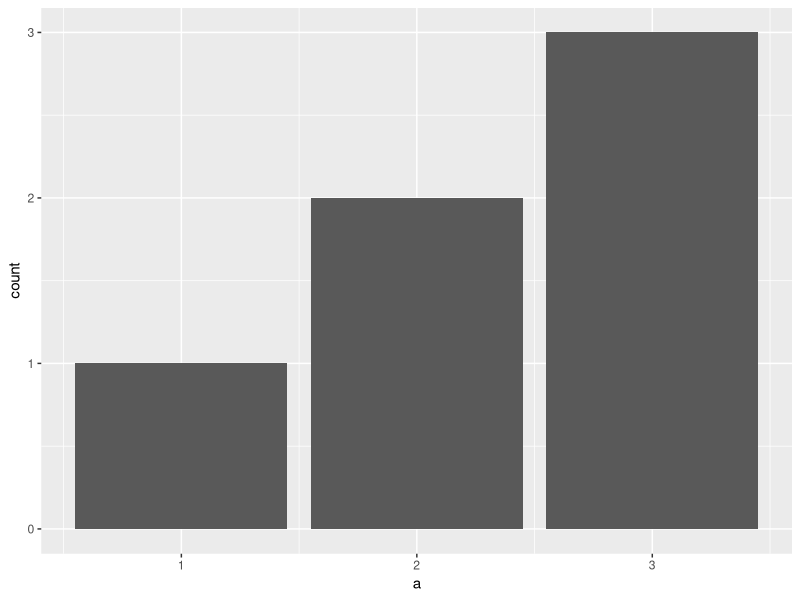
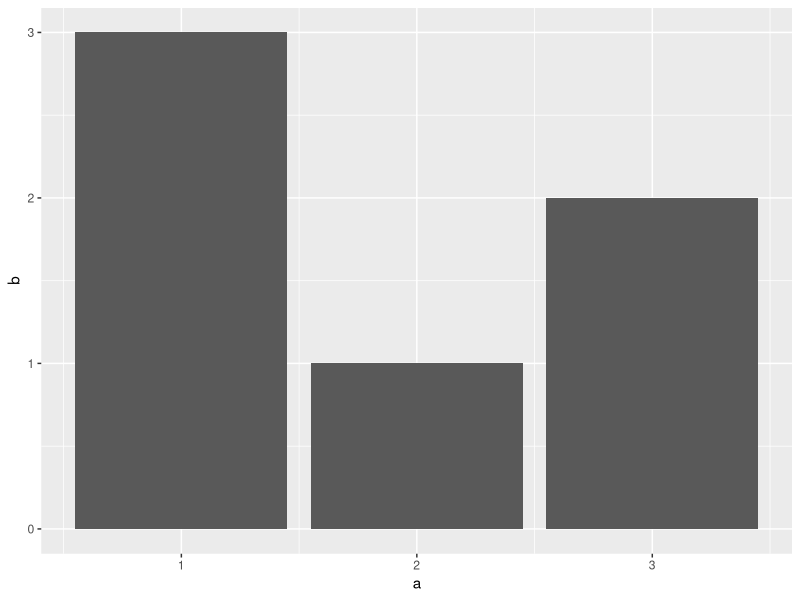
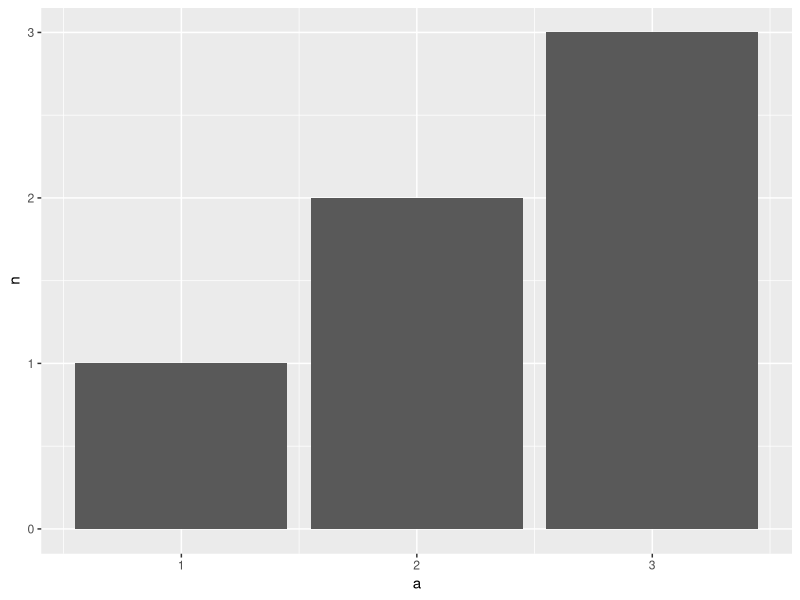
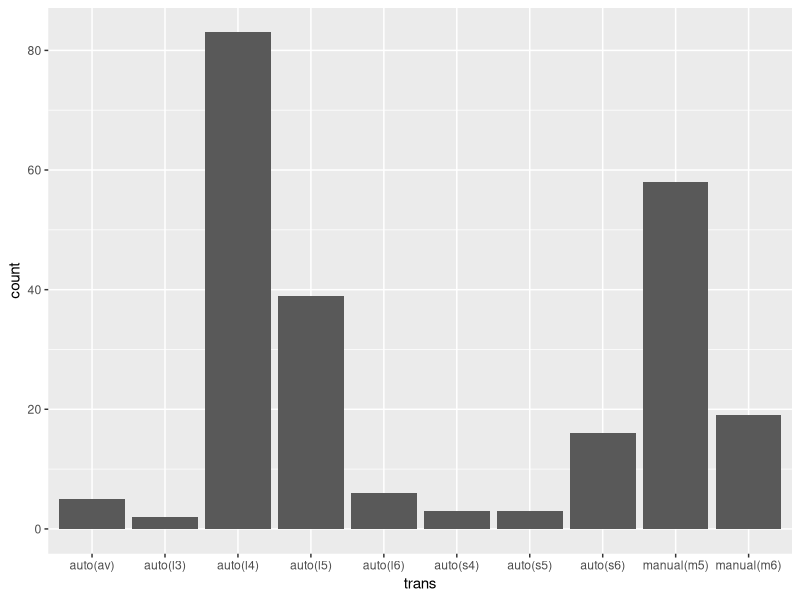
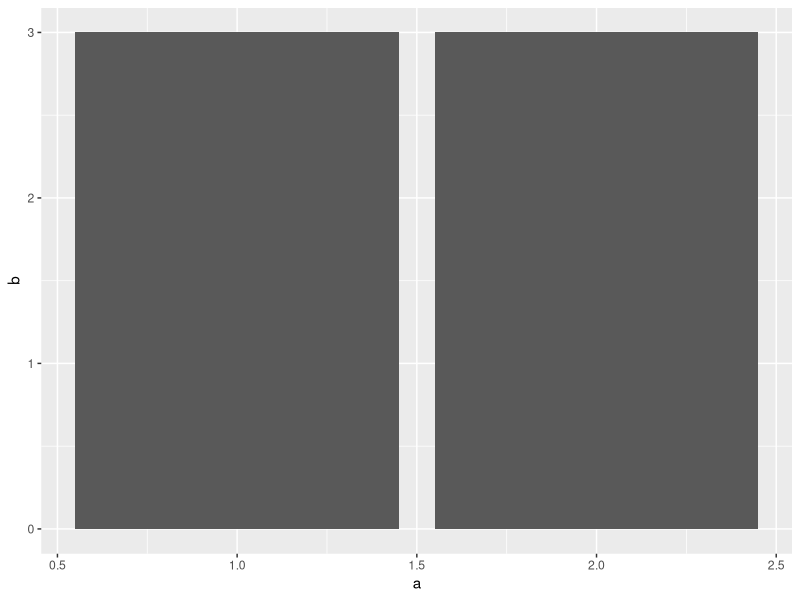
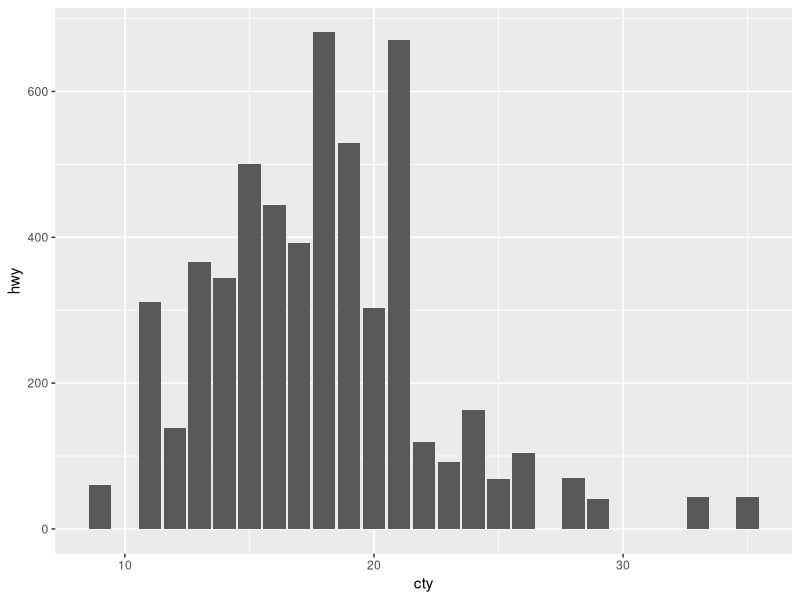
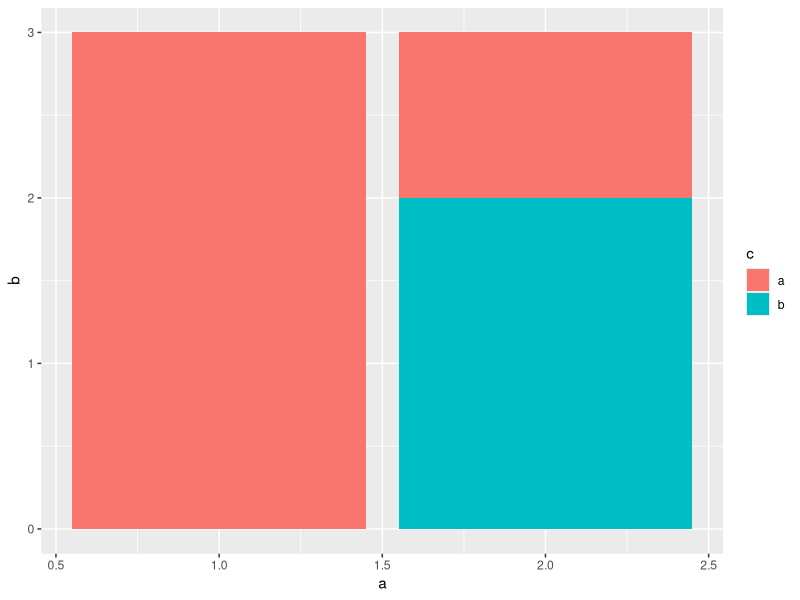
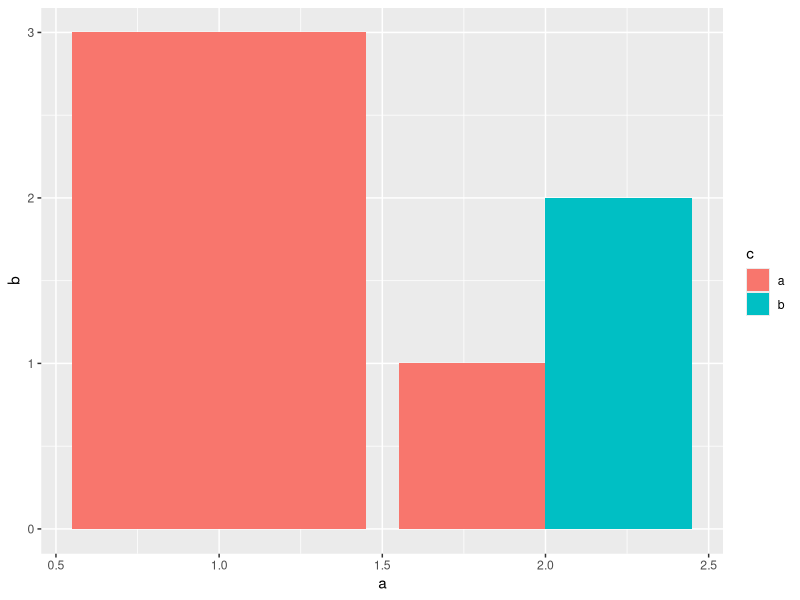

These charts were generated, in order, by the following R code:
## ---- chunk 1
# knitr options
knitr::opts_chunk$set(echo = TRUE)
## ---- chunk 2
library(tidyverse)
## ---- chunk 3
## NOTE: Do not edit this
tibble(a = c(1, 2, 2, 3, 3, 3)) %>% 
  ggplot(aes(x = a)) +
  geom_bar()
## ---- chunk 4
## NOTE: Do not edit this
tibble(
  a = c(1, 2, 3),
  b = c(3, 1, 2)
) %>% 
  ggplot(aes(x = a, y = b)) +
  geom_col()
## ---- chunk 5
## NOTE: Do not edit this
tibble(a = c(1, 2, 2, 3, 3, 3)) %>% 
  count(a) %>% # Count adds the column `n` of counts
  ggplot(aes(x = a, y = n)) +
  geom_col()
## ---- chunk 6
mpg %>%
  ggplot(aes(trans)) +
  geom_bar()
## ---- chunk 7
## NOTE: Do not edit this
tibble(
  a = c(1, 2, 2), # Note that our x aesthetic (a) has repeat values
  b = c(3, 1, 2)  # Hence, we have two different b values for a == 2
) %>% 
  ggplot(aes(x = a, y = b)) +
  geom_col()
## ---- chunk 8
## NOTE: Run this chunk for an illustration
mpg %>% filter(cty == 20)
## ---- chunk 9
mpg %>%
  ggplot(aes(x = cty, y = hwy)) +
  geom_col()
## ---- chunk 10
## NOTE: Do not edit this
tibble(
  a = c(1, 2, 2),
  b = c(3, 1, 2),
  c = c("a", "a", "b")
) %>% 
  ggplot(aes(x = a, y = b, fill = c)) +
  geom_col()
## ---- chunk 11
## NOTE: Do not edit this
tibble(
  a = c(1, 2, 2),
  b = c(3, 1, 2),
  c = c("a", "a", "b")
) %>% 
  ggplot(aes(x = a, y = b, fill = c)) +
  geom_col(position = "dodge")
## ---- chunk 12
## TODO: Run this code without changing, describe your observations on the data
mpg %>%
  ggplot(aes(x = class, fill = class)) +
  geom_bar()
## ---- chunk 13
## TODO: Run this code without changing, describe your observations on the data
mpg %>%
  ggplot(aes(class, fill = drv)) +
  geom_bar()
## ---- chunk 14
mpg %>%
  ggplot(aes(x = manufacturer, fill = class), position = "dodge") +
  geom_bar() +
  theme(axis.text.x = element_text(angle = 270, vjust = 0.5, hjust = 0))
## ---- chunk 15
## NOTE: Do not edit this
tibble(
  a = c(1, 2, 1, 2),
  b = c(3, 1, 2, 2),
  c = c("a", "a", "b", "b")
) %>% 
  ggplot(aes(x = a, y = b)) +
  geom_col() +
  facet_wrap(~c)
## ---- chunk 16
## NOTE: Do not edit this
# Horizontal facets
tibble(
  a = c(1, 2, 1, 2),
  b = c(3, 1, 2, 2),
  c = c("a", "a", "b", "b")
) %>% 
  ggplot(aes(x = a, y = b)) +
  geom_col() +
  facet_grid(~c)
# Vertical facets
tibble(
  a = c(1, 2, 1, 2),
  b = c(3, 1, 2, 2),
  c = c("a", "a", "b", "b")
) %>% 
  ggplot(aes(x = a, y = b)) +
  geom_col() +
  facet_grid(c ~ .)
# Two-way faceting
tibble(
  a = c(1, 2, 1, 2, 1, 2),
  b = c(3, 1, 2, 2, 3, 1),
  c = c("a", "a", "b", "b", "a", "a"),
  d = c("a", "a", "a", "a", "b", "b")
) %>% 
  ggplot(aes(x = a, y = b)) +
  geom_col() +
  facet_grid(c ~ d)
## ---- chunk 17
mpg %>%
  ggplot(aes(x = cyl)) +
  geom_bar() +
  facet_grid(~ manufacturer)
